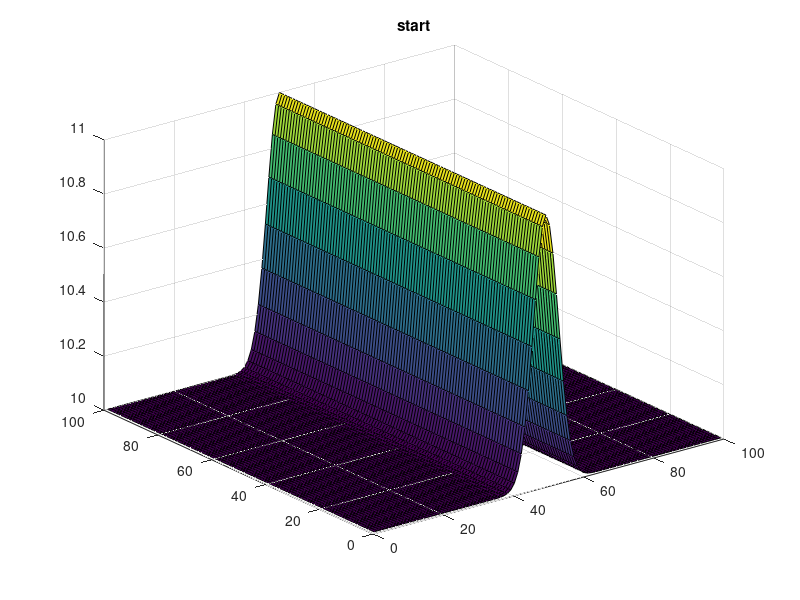

Write MATLAB code to recreate this figure. (Note: this script raises an error after producing the figure.)
clear
close all


%% The stuff
tmax = 5;
% Define grid and apply initial conditions

dx = 1; %dx = dy
global Ny 
global Nx
Nx = 100;
Ny = 100;


% myZeros = zeros(Ny,Nx);
u = zeros(Ny,Nx);
v = zeros(Ny,Nx);
% h = zeros(Ny,Nx);
global g
g = 9.81;

%initial conditions functions
which_test_case = 1;

H = 10;
fun1 = @(x,y) H + exp(-(x-50).^2./25);
fun2 = @(x,y) H + exp(-(y-50).^2./25);
fun3 = @(x,y) H + exp(-((x-50).^2 + (y-50).^2)./25);
fun4 = @(x,y) H + exp(-((x-25).^2+(y-25).^2)./25) + exp(-((x-75).^2+(y-75).^2)./25);

switch which_test_case
    case 1
        initial_cond = fun1;
    case 2
        initial_cond = fun2;
    case 3
        initial_cond = fun3;
    case 4 
        initial_cond = fun4;
end
[X,Y] = meshgrid(1:Nx,1:Ny);

h = initial_cond(X,Y);

%% Time thing
global stencil
stencil = (1/dx) * [-1/60, 3/20, -3/4, 0, 3/4, -3/20, 1/60];

t = 0;
figure()
surf(X,Y,h)
title("start")
hold off
u = reshape(u,[Nx*Ny,1]);
v = reshape(v,[Nx*Ny,1]);
h = reshape(h,[Nx*Ny,1]);
yn = [u;v;h];
dt = 0.1;
counter = 0;
while t <= tmax
    
    
    
    
    
    k1 = calcFBLAS(yn);
    k2 = calcFBLAS(yn + dt*k1/2);
    k3 = calcFBLAS(yn + dt*k2/2);
    k4 = calcFBLAS(yn + dt*k3);

    yn = yn + (1/6) * (k1 + 2*k2 + 2*k3 + k4)*dt; %updating data next timestep
    
%     size(yn(2*Ny+1:3*Ny,:))
%     clf    
%     surf(X,Y,yn(2*Ny+1:3*Ny,:),'EdgeColor',"None")
%     axis equal
%     drawnow

%     pause(0.1)
    
%     t = t+dt;
%     counter = counter +1;
end
%% Functions
%calculate derivatives and stack them
function F = calcFBLAS(yn)
    
    global Ny;
    global Nx;
    u_vect = yn(1:Nx*Ny,1);
    v_vect = yn(Nx*Ny+1:2*Nx*Ny,1);
    h_vect = yn(2*Nx*Ny+1:end,1);
    
%     size(u_vect)
%     size(v_vect)
%     size(h_vect)
    
    u = reshape(u_vect,[Nx,Ny]);
    v = reshape(v_vect,[Nx,Ny]);
    h = reshape(h_vect,[Nx,Ny]);
    %x
    dudx = derX(u);
    dvdx = derX(v);
    dhdx = derX(h);

    dudx = reshape(dudx,[Nx*Ny,1]);
    dvdx = reshape(dvdx,[Nx*Ny,1]);
    dhdx = reshape(dhdx,[Nx*Ny,1]);

    %y
    dudy = derY(u);
    dvdy = derY(v);
    dhdy = derY(h);

    dudy = reshape(dudy,[Nx*Ny,1]);
    dvdy = reshape(dvdy,[Nx*Ny,1]);
    dhdy = reshape(dhdy,[Nx*Ny,1]);


    ddx = zeros(3*Nx*Ny,1);
    ddy = zeros(3*Nx*Ny,1);

    counter = 1;
    for i = 1:Nx*Ny
        ddx(counter) = dudx(i);
        ddx(counter+1) = dvdx(i);
        ddx(counter+2) = dhdx(i);

        ddy(counter) = dudy(i);
        ddy(counter+1) = dvdy(i);
        ddy(counter+2) = dhdy(i);

        counter = counter + 3;
    end
    
    %reshaping u,v,h
    

    %populating matrices          < F = A * ddx + B*ddy >
    % a
    A = zeros(3*Nx*Ny,3*Nx*Ny);
    for i=1:Nx*Ny
        diag = (i-1)*3 + 1;
        A(diag,diag) = -u_vect(i);
        A(diag+1,diag+1) = -u_vect(i);
        A(diag+2,diag+2) = -u_vect(i);

        A(diag,diag+2) = -9.81;
        A(diag+2,diag) = h_vect(i);    
    end


    % b
    B = zeros(3*Nx*Ny,3*Nx*Ny);
    for i=1:Nx*Ny
        diag = (i-1)*3 + 1;
        B(diag,diag) = -v_vect(i);
        B(diag+1,diag+1) = -v_vect(i);
        B(diag+2,diag+2) = -v_vect(i);

        B(diag+1,diag+2) = -9.81;
        B(diag+2,diag+1) = -h_vect(i);
    end
    
    F = A*ddx + B*ddy;
end

%derivative in y
function derivative_grid = derY(data)
    global Ny;
    global Nx;
    global stencil;

    derivative_grid = zeros(Ny,Nx);
    for col = 1:Nx
        for row = 1:Ny
           if 4<=row && row<=Ny-3
           derivative_grid(row,col) = sum(stencil.*...
                   [ data(row-3,col) , data(row-2,col), data(row-1,col),...
                     data(row,col) , data(row+1,col), data(row+2,col), ...
                     data(row+3,col)]);
           elseif row == 1
               derivative_grid(row,col) = sum(stencil.*...
                   [ data(Ny-2,col) , data(Ny-1,col), data(Ny,col),...
                     data(row,col) , data(row+1,col), data(row+2,col), ...
                     data(row+3,col)]);
           elseif row == 2
               derivative_grid(row,col) = sum(stencil.*...
                   [ data(Ny-1,col) , data(Ny,col), data(row-1,col),...
                     data(row,col) , data(row+1,col), data(row+2,col), ...
                     data(row+3,col)]);
           elseif row == 3
               derivative_grid(row,col) = sum(stencil.*...
                   [ data(Ny,col) , data(row-2,col), data(row-1,col),...
                     data(row,col) , data(row+1,col), data(row+2,col), ...
                     data(row+3,col)]);
           elseif row == Ny
               derivative_grid(row,col) = sum(stencil.*...
                   [ data(row-3,col) , data(row-2,col), data(row-1,col),...
                     data(row,col) , data(1,col), data(2,col), ...
                     data(3,col)]);
           elseif row == Ny-1
              derivative_grid(row,col) = sum(stencil.*...
                   [ data(row-3,col) , data(row-2,col), data(row-1,col),...
                     data(row,col) , data(row+1,col), data(1,col), ...
                     data(2,col)]);
           elseif row == Ny-2
            derivative_grid(row,col) = sum(stencil.*...
                   [ data(row-3,col) , data(row-2,col), data(row-1,col),...
                     data(row,col) , data(row+1,col), data(row+2,col), ...
                     data(1,col)]);
           else
               disp("Error calculating derivative wrt y")
           end
        end
    end
end

%derivative in x
function derivative_grid = derX(data)
    global Ny;
    global Nx;
    global stencil;

    derivative_grid = zeros(Ny,Nx);
    for col = 1:Nx
        for row = 1:Ny
           if 4<=col && col<=Nx-3
           derivative_grid(row,col) = sum(stencil.*...
                   [ data(row,col-3) , data(row,col-2), data(row,col-1),...
                     data(row,col) , data(row,col+1), data(row,col+2), ...
                     data(row,col+3)]);
           elseif col == 1
               derivative_grid(row,col) = sum(stencil.*...
                   [ data(row,Nx-2) , data(row,Nx-1), data(row,Nx),...
                     data(row,col) , data(row,col+1), data(row,col+2), ...
                     data(row,col+3)]);
           elseif col == 2
               derivative_grid(row,col) = sum(stencil.*...
                   [ data(row,Nx-1) , data(row,Nx), data(row,col-1),...
                     data(row,col) , data(row,col+1), data(row,col+2), ...
                     data(row,col+3)]);
           elseif col == 3
               derivative_grid(row,col) = sum(stencil.*...
                   [ data(row,Nx) , data(row,col-2), data(row,col-1),...
                     data(row,col) , data(row,col+1), data(row,col+2), ...
                     data(row,col+3)]);
           elseif col == Nx
               derivative_grid(row,col) = sum(stencil.*...
                   [ data(row,col-3) , data(row,col-2), data(row,col-1),...
                     data(row,col) , data(row,1), data(row,2), ...
                     data(row,3)]);
           elseif col == Nx-1
               derivative_grid(row,col) = sum(stencil.*...
                   [ data(row,col-3) , data(row,col-2), data(row,col-1),...
                     data(row,col) , data(row,col+1), data(row,1), ...
                     data(row,2)]);
           elseif col == Nx-2
            derivative_grid(row,col) = sum(stencil.*...
                   [ data(row,col-3) , data(row,col-2), data(row,col-1),...
                     data(row,col) , data(row,col+1), data(row,col+2), ...
                     data(row,1)]);
           else
               disp("Error calculating derivative wrt x")
           end
        end
    end
end



